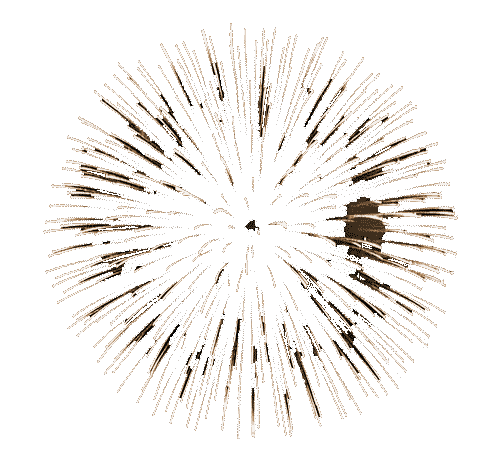
#> input picture VZvx.gif, 500 x 474 px
$ python gif_split.py
#> lines starting #> are read from the running program, lines starting #| are printed output that depends on the picture
from PIL import Image, ImageSequence
import os

def split_gif(gif_path, output_folder):
    # Ouvrir le GIF
#> called with gif_path = 'VZvx.gif', output_folder = 'path_to_output_folder'
    gif = Image.open(gif_path)
#> gif is the input picture: PIL image 500x474 P; mean R, G, B, A 243.3, 241, 238.6, 35.7

    # Créer le dossier de sortie s'il n'existe pas
    if not os.path.exists(output_folder):
        os.makedirs(output_folder)

    # Parcourir chaque frame du GIF
    for i, frame in enumerate(ImageSequence.Iterator(gif)):
        # Sauvegarder chaque frame en tant qu'image individuelle
        frame.save(os.path.join(output_folder, f"frame_{i:03d}.png"))
#> this loop made 46 passes
#> pass 2, in split_gif, `frame.save(os.path.join(output_folder, f"frame_{i:03d}.png"))`:
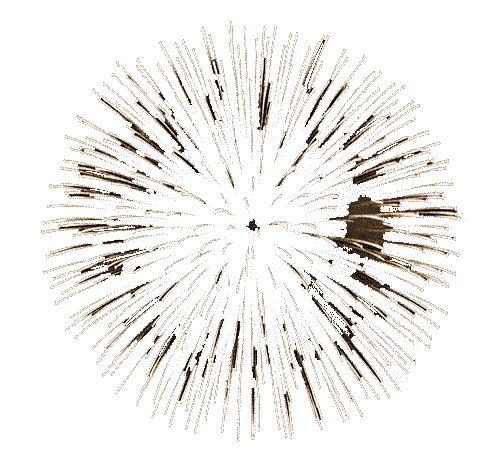
#> saved as frame_001.png: PIL image 500x474 RGBA; mean R, G, B, A 242.4, 239.9, 237.4, 37.8; transparent parts drawn white

# Exemple d'utilisation
gif_path = "VZvx.gif"  # Remplacez par le chemin de votre GIF
output_folder = "path_to_output_folder"  # Remplacez par le chemin de votre dossier de sortie
split_gif(gif_path, output_folder)
